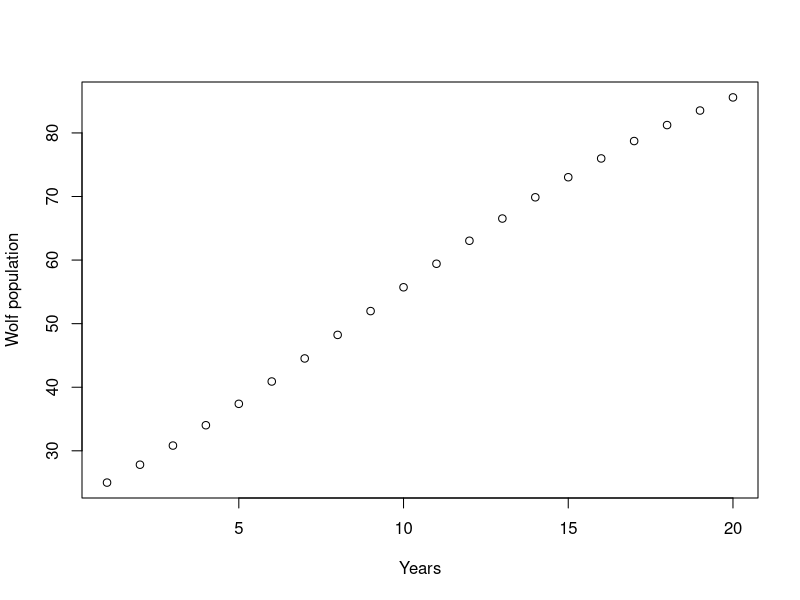

Write the R code that produced this figure.
## ---- chunk 1
#scalars
a <- 3
b <- 2
a + b
#array
#c() command means to combine
arrie <- c(1,2,3,4)
# seq = create a sequence of numbers 
barry <- seq(from =1, to = 4, by=1)
#: makes list of integers
carrie <- 1:4
print(carrie)

#View makes matrix look like spreadsheet
View(carrie)

#indexing
carrie[3] 
carrie[3] <- 30

#loops
#assign numbers to objects, best practice in programming
#loop to create list of integers from 0-29
n.2.count <- 30
count <- rep(NA, n.2.count)
count[1] <- 0
for (i in 2:n.2.count){
  count[i] <- count[i-1] + 1
}
## ---- chunk 2
#creating a loop to calculate wolf population 
#current wolf population size is 25, r equals 0.15, and K equals 100, 
#simulate the population size for the next 20 years

#create the variables
N0 <- 25
r <- .15
K <- 100
numyears <- 20
pops <- rep (NA, numyears)
#set first value for population
pops[1] <- N0

#run loop 
for (i in 2:numyears){
  n.t <- pops[i-1]
  n.t.plus1 <- n.t + r*n.t*(1-(n.t/K))
  pops[i] <- n.t.plus1
}

#see what pop values are
pops

#graph pops over years
years <- 1:20
plot(x= years, y = pops,
     xlab = "Years",
     ylab = "Wolf population")
